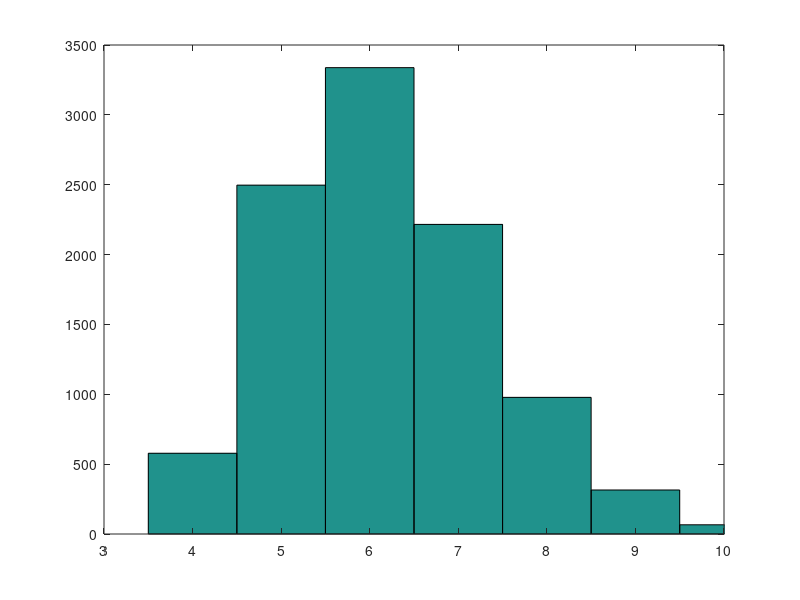

The MATLAB source for this figure:
r=ones(1000,1);
for i=1:10000
lancer = 0;
somme=0;
while somme<20
somme = somme+randi(6,1);
lancer = lancer+1;
end
r(i) = lancer;
end

hist(r,1:1:20);
xlim([3,10]);